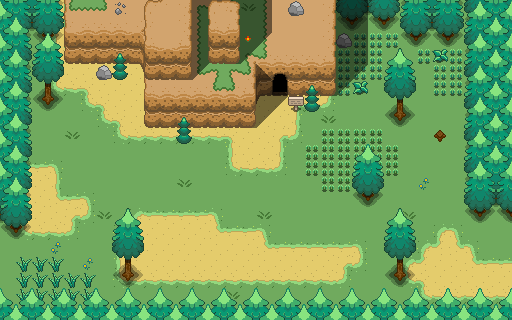

The image is a tile-based game level rendered from a .tmx file. Its description and source (layers, tilesets, objects; grid data summarised) follow:
An orthogonal 32x20 tile map with 16x16 px tiles, 6 tile layers (ground1, shadow0, walls1, objects1, ...) and 23 objects (sign, warpField, startField).

<map version="1.0" orientation="orthogonal" width="32" height="20" tilewidth="16" tileheight="16">
 <properties>
  <property name="musicIndex" value="2" />
  <property name="musicType" value="town" />
 </properties>
 <tileset firstgid="1" name="limbusdev_world2" tilewidth="16" tileheight="16">
  <image source="../spritesheets/limbusdev_world2.png" width="1024" height="1024" />
 </tileset>
 <layer name="ground1" width="32" height="20">
  <data>[640 cells, 640 non-empty, 16 distinct tile ids]</data>
 </layer>
 <layer name="shadow0" width="32" height="20">
  <data>[640 cells, 10 non-empty, 1 distinct tile ids]</data>
 </layer>
 <layer name="walls1" width="32" height="20">
  <data>[640 cells, 194 non-empty, 47 distinct tile ids]</data>
 </layer>
 <layer name="objects1" width="32" height="20">
  <data>[640 cells, 126 non-empty, 37 distinct tile ids]</data>
 </layer>
 <layer name="shadow1" width="32" height="20">
  <data>[640 cells, 42 non-empty, 3 distinct tile ids]</data>
 </layer>
 <layer name="tops1" width="32" height="20">
  <data>[640 cells, 116 non-empty, 30 distinct tile ids]</data>
 </layer>
 <objectgroup name="colliderWalls1" width="32" height="20">
  <object x="0" y="0" width="64" height="48" />
  <object x="32" y="80" width="32" height="32" />
  <object x="96" y="64" width="32" height="16" />
  <object x="64" y="0" width="272" height="64" />
  <object x="144" y="64" width="112" height="64" />
  <object x="256" y="64" width="16" height="32" />
  <object x="272" y="64" width="16" height="16" />
  <object x="288" y="64" width="48" height="32" />
  <object x="304" y="96" width="16" height="16" />
  <object x="176" y="128" width="16" height="16" />
  <object x="112" y="256" width="32" height="32" />
  <object x="336" y="32" width="16" height="16" />
  <object x="336" y="0" width="176" height="32" />
  <object x="400" y="32" width="64" height="16" />
  <object x="464" y="32" width="48" height="192" />
  <object x="432" y="128" width="16" height="16" />
  <object x="384" y="96" width="32" height="32" />
  <object x="352" y="176" width="32" height="32" />
  <object x="384" y="256" width="32" height="32" />
  <object x="0" y="48" width="32" height="192" />
 </objectgroup>
 <objectgroup name="objects" width="32" height="20" visible="0">
  <object name="sign" x="288" y="96" width="16" height="16">
   <properties>
    <property name="text" value="Don't enter the cave! Deadly threats indise." />
    <property name="title" value="Havren Cave" />
   </properties>
  </object>
 </objectgroup>
 <objectgroup name="sensors" width="32" height="20">
  <object name="warpField" x="0" y="240" width="16" height="80">
   <properties>
    <property name="targetID" value="22" />
    <property name="targetWarpPointID" value="2" />
   </properties>
  </object>
  <object name="startField" x="16" y="240" width="16" height="16">
   <properties>
    <property name="fieldID" value="1" />
   </properties>
  </object>
 </objectgroup>
 <objectgroup name="livingEntities" width="32" height="20" visible="0" />
</map>
